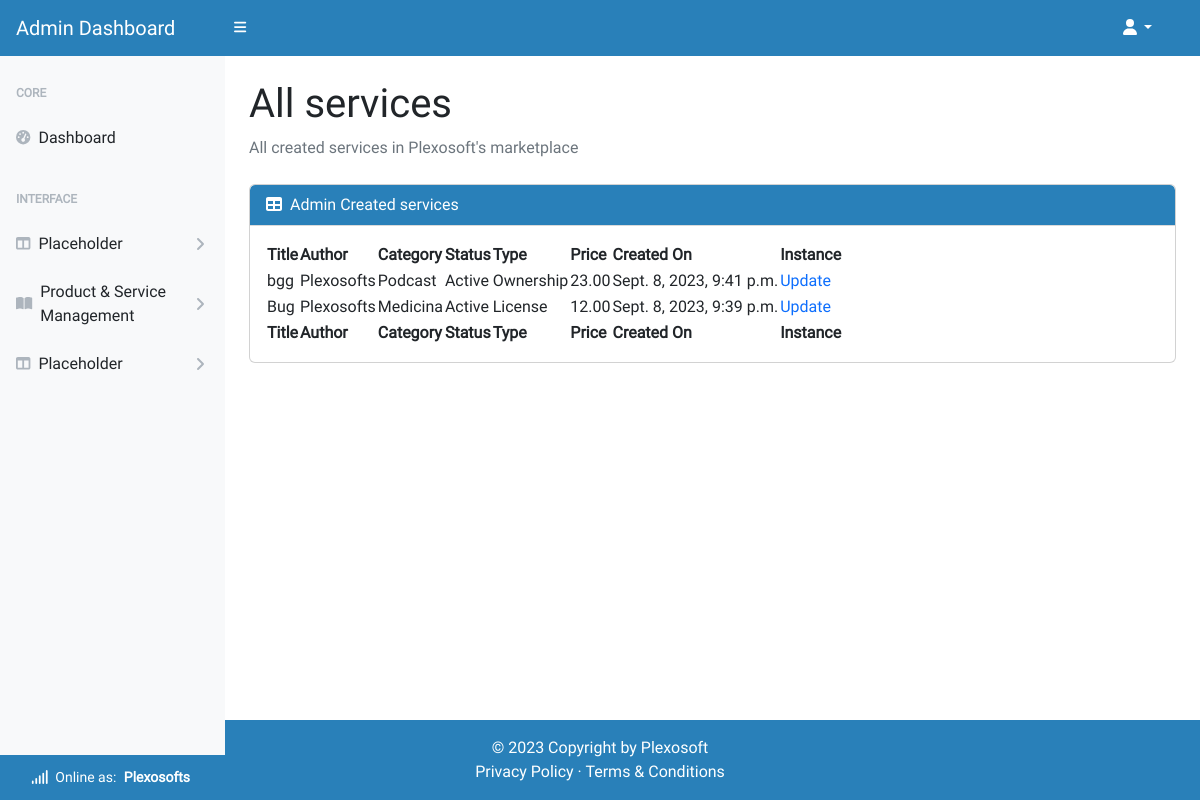
Before: /account/admin/all_service/ (signed in) with the older database file.
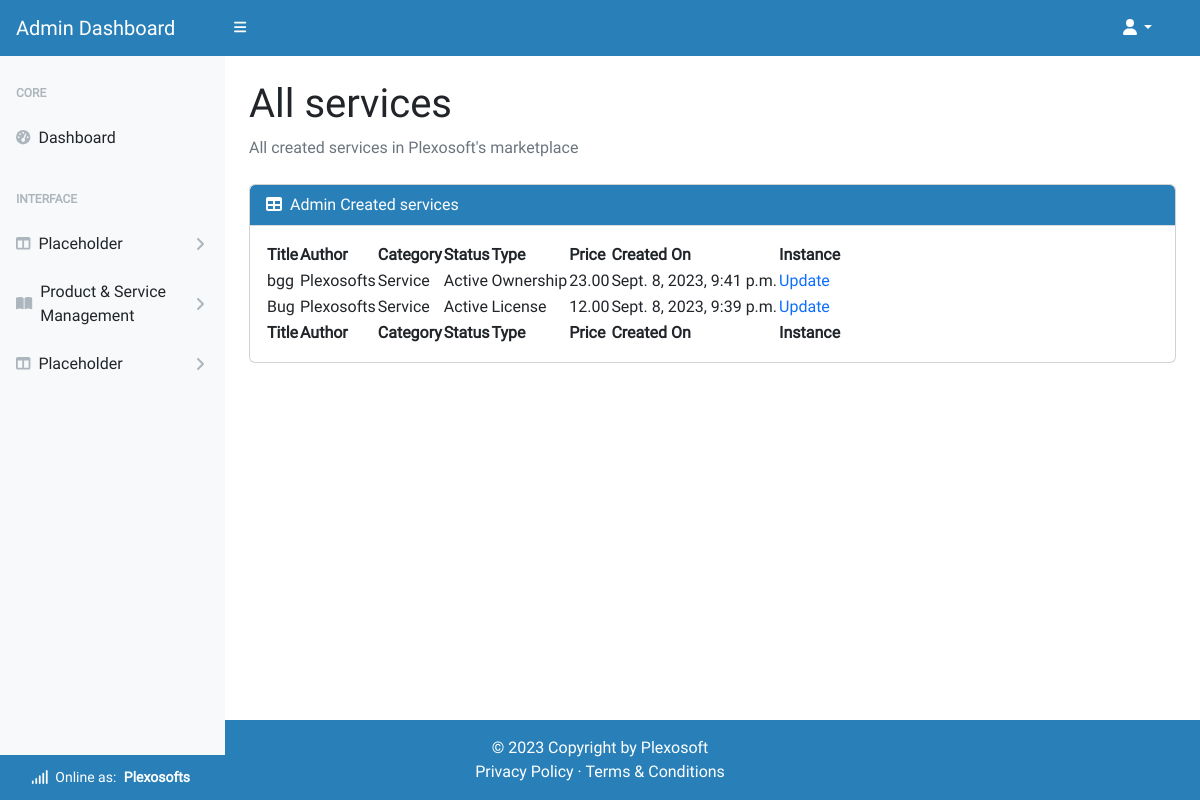
After: the same page with the newer database file.
### product_service/models.py (models this page shows, shortened)
class Service(models.Model):
    title = models.CharField(max_length=64, unique=True)
    sku = models.CharField(max_length=64, unique=True)
    price = models.DecimalField(max_digits=6, decimal_places=2)
    description = models.TextField(max_length=256)
    status = models.IntegerField(choices=STATUS, default=0)
    category = models.ForeignKey(
        Category, on_delete=models.SET_NULL,
        related_name='service_categories', null=True, blank=True)
    excerpt = models.CharField(max_length=128)
    type = models.IntegerField(choices=SCOPE_TYPE, default=1)
    instance = models.IntegerField(choices=INSTANCE_TYPE, default=1)
    code = models.ManyToManyField(CodeType, related_name="code_type_service")
    service = models.ManyToManyField(
        ServiceType, related_name="on_service_type")
    preview = models.URLField(
        max_length=1024, null=True, blank=True, unique=True)
    docs = models.URLField(
        max_length=1024, null=True, blank=True, unique=True)
    slug = models.SlugField(max_length=200, unique=True, blank=True)
    image = models.ImageField(null=True, blank=True)
    image_url = models.URLField(max_length=1024, null=True, blank=True)
    author = models.ForeignKey(
        'homepage.UserProfile', on_delete=models.SET_NULL,
        related_name='service_authors', null=True)
    created_on = models.DateTimeField(auto_now_add=True)
    likes = models.ManyToManyField(
        'homepage.Like', related_name='service_likes', blank=True)
    comments = models.ManyToManyField(
        'homepage.Comment', related_name='service_comments', blank=True)
    transactions = models.ManyToManyField(
        'homepage.UserProfile', through='Transaction',
        related_name='service_transactions', blank=True)
    download_url = models.ManyToManyField(
        'Download', related_name='service_downloads', blank=True)
    class Meta:
        ordering = ['title']

class Category(models.Model):
    category_name = models.CharField(max_length=64, unique=True)
    alt_name = models.CharField(max_length=64, unique=True)
    class Meta:
        ordering = ['category_name']
        verbose_name_plural = "Categories"

### homepage/models.py (models this page shows)
class UserProfile(AbstractUser):
    email = models.EmailField(
        unique=True)
    role = models.IntegerField(choices=ROLES, default=0)
    type = models.IntegerField(choices=USER_TYPE, default=0)
    status = models.IntegerField(choices=STATUS, default=2)
    user_transactions = models.ManyToManyField(
        'product_service.Product',
        through='product_service.Transaction',
        related_name='user_profiles')
    class Meta:
        ordering = ['username']
    def __str__(self):
        return f'{self.username}'

### product_service/views.py (the view)
# urls.py: path('account/admin/all_service/', ServiceList.as_view(),
class ServiceList(ServiceBaseListView):
    template_name = 'admin-dashboard/all_services.html'
    context_object_name = 'admin_all_services'

### admin_dashboard/views.py (called while the page is built)
    def test_func(self):
        user_profile = self.request.user
        return user_profile and user_profile.role == 1

### homepage/custom_context_processors.py (called while the page is built)
def get_verified_email(request):
    if request.user.is_authenticated:
        try:
            email_object = EmailAddress.objects.get(user=request.user)
            if email_object.verified:
                return {'get_verified_email': email_object}
        except EmailAddress.DoesNotExist:
            pass
    return {'get_verified_email': None}

### product_service/views.py (called while the page is built)
    def get_queryset(self):
        return Service.objects.order_by('-created_on')

### admin_dashboard/templates/admin-dashboard/all_services.html
{% extends "admin-dashboard/base.html" %}
{% block content%}
<main class="pb-5 mb-5">
    <div class="container-fluid p-4 pt-0 pb-5">
        <h1 class="mt-4">All services</h1>
        <ol class="breadcrumb mb-4">
            <li class="breadcrumb-item active">All created services in Plexosoft's marketplace</li>
        </ol>
        <div class="card mb-4">
            <div class="card-header">
                <i class="fas fa-table me-1"></i>
                Admin Created services
            </div>
            <div class="card-body">
                <table id="datatablesSimple">
                    <thead>
                        <tr>
                            <th>Title</th>
                            <th>Author</th>
                            <th>Category</th>
                            <th>Status</th>
                            <th>Type</th>
                            <th>Price</th>
                            <th>Created On</th>
                            <th>Instance</th>
                        </tr>
                    </thead>
                    <tfoot>
                        <tr>
                            <th>Title</th>
                            <th>Author</th>
                            <th>Category</th>
                            <th>Status</th>
                            <th>Type</th>
                            <th>Price</th>
                            <th>Created On</th>
                            <th>Instance</th>
                        </tr>
                    </tfoot>
                    <tbody>
                        {% for service in admin_all_services.all %}
                        <tr>
                            <td>{{ service.title }}</td>
                            <td>{{ service.author }}</td>
                            <td>{{ service.category.category_name }}</td>
                            <td>{{ service.get_status_display }}</td>
                            <td>{{ service.get_type_display }}</td>
                            <td>{{ service.price }}</td>
                            <td>{{ service.created_on }}</td>
                            <td>
                                <a href="{% url 'admin_service_update' service.slug %}">Update</a>
                            </td>
                        </tr>
                        {% endfor %}
                    </tbody>
                </table>
            </div>
        </div>
    </div>
</main>
{% endblock %}

Changed rows visible on the page:
changed Service "bgg": category.category_name "Podcast" → "Service"
changed Service "Bug": category.category_name "Medicina" → "Service"
